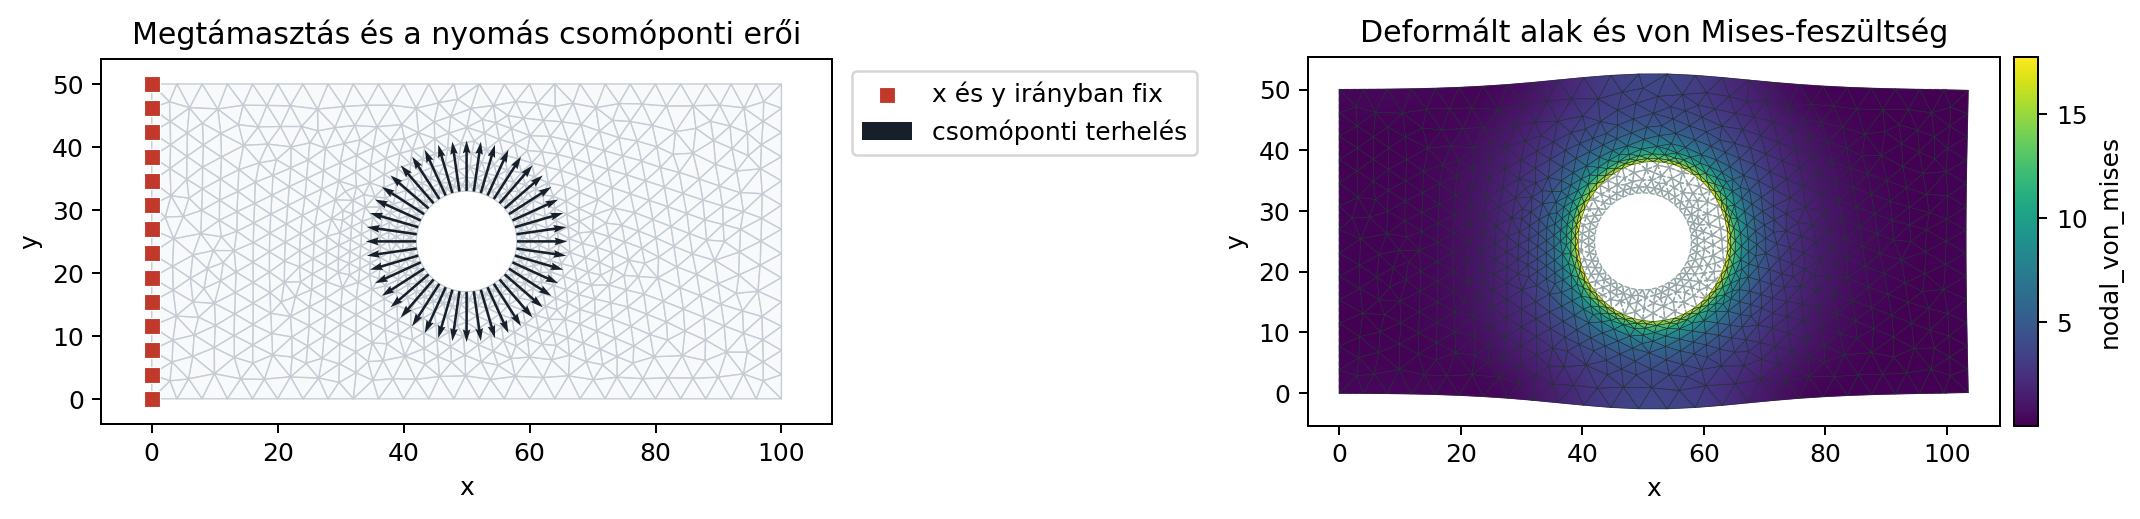

Write Python code to recreate this figure.
"""Furat belső nyomása: hálózás, peremfeltétel, megoldás és kiértékelés."""

from pathlib import Path

import matplotlib.pyplot as plt

from fempy import Geometry2D, GmshMesher, LinearElasticMaterial, Model

geometry = (
    Geometry2D("pressurized_plate")
    .add_rectangle(width=100.0, height=50.0)
    .add_circle((50.0, 25.0), radius=8.0, boundary="hole", mesh_size=1.2)
)
mesh = GmshMesher(element_size=4.0, element_shape="triangle").generate(geometry)

model = Model(
    mesh,
    LinearElasticMaterial(young_modulus=210_000.0, poisson_ratio=0.3, name="steel"),
    thickness=5.0,
    name="pressurized hole",
)
model.fix_boundary("left")
model.add_boundary_pressure("hole", pressure=10.0)

result = model.solve()
scale = result.suggested_deformation_scale(fraction=0.06)

figure, axes = plt.subplots(1, 2, figsize=(12, 5.2))
model.plot_boundary_conditions(ax=axes[0])
axes[0].set_title("Megtámasztás és a nyomás csomóponti erői")
result.plot(field="nodal_von_mises", scale=scale, ax=axes[1])
axes[1].set_title("Deformált alak és von Mises-feszültség")
figure.tight_layout()

output = Path(__file__).with_suffix(".png")
figure.savefig(output, dpi=180, bbox_inches="tight")
result.write_vtk(Path(__file__).with_suffix(".vtk"))
print(result.summary())
print(f"Ábra: {output}")
